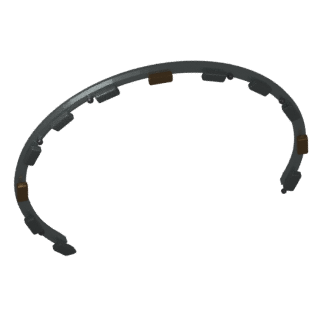
#> input picture space-battleship/assets/ui/reactor/b01/modular-core-gimbal-02.png, 320 x 320 px, given in place of modular-weapons-lit-source.png, which was not available
$ python split_work_surfaces.py
#> lines starting #> are read from the running program, lines starting #| are printed output that depends on the picture; pictures that were not available may be replaced by others from this repository, and a replacement may not be noted
"""Separate baked device illumination from the mechanical source surfaces.

Run from any directory: python assets/ui/reactor/b01/split_work_surfaces.py
The *-lit-source.png files are immutable input renders. Work PNGs contain only
the colored emissive pixels; Godot applies Owner load to them at runtime.
"""
from pathlib import Path

import numpy as np
from PIL import Image


ROOT = Path(__file__).resolve().parent
BOUNDS = {
    "weapons": (0.00, 0.17, 0.29, 0.48),
    "defence": (0.43, 0.06, 1.00, 0.84),
    "smelting": (0.34, 0.38, 0.80, 0.88),
    "condensation": (0.34, 0.12, 0.87, 0.90),
}


def build(kind: str) -> None:
#> called with kind = 'weapons'
    source = Image.open(ROOT / f"modular-{kind}-lit-source.png").convert("RGBA")
#> source is the input picture: PIL image 320x320 RGBA; mean R, G, B, A 5.3, 5.5, 5.4, 18.5
    pixels = np.asarray(source, dtype=np.float32) / 255.0
    h, w = pixels.shape[:2]
#> h = 320; w = 320
    y, x = np.mgrid[:h, :w]
    u = (x + 0.5) / w
    v = (y + 0.5) / h
    r, g, b, alpha = (pixels[:, :, i] for i in range(4))
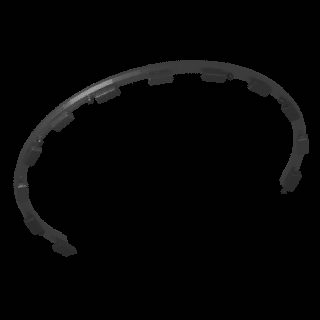
#> r: shape (320, 320) float32; min 0, max 0.635, mean 0.0209
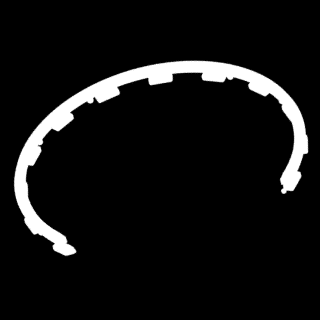
#> alpha: shape (320, 320) float32; min 0, max 1, mean 0.0727

    if kind == "defence":
        # The blue shield field is inside its real circular rim. Metal and
        # glass outside the dish retain their source colors and highlights.
        region = np.clip((1.0 - np.sqrt(((u - .77) / .30) ** 2 + ((v - .43) / .45) ** 2)) * 9.0, 0, 1)
        chroma = np.clip((b - r * 1.06) * 5.0, 0, 1) * np.clip((b - g * .91) * 5.0, 0, 1)
        strength = .98
    elif kind == "smelting":
        # Only the furnace throat and the molten channel, not the amber
        # fasteners and pipework on the machine's outer body.
        throat = np.clip((1.0 - np.sqrt(((u - .53) / .20) ** 2 + ((v - .61) / .30) ** 2)) * 7.0, 0, 1)
        region = throat
        chroma = np.clip((r - b * 1.15) * 5.0, 0, 1) * np.clip((r - g * .88) * 5.0, 0, 1)
        strength = .97
    elif kind == "condensation":
        # Glass shell and metal cage remain; violet crystal emissive faces
        # and their immediate reflections move to the load-driven surface.
        chamber = np.clip((1.0 - np.sqrt(((u - .60) / .30) ** 2 + ((v - .52) / .49) ** 2)) * 8.0, 0, 1)
        region = chamber
        chroma = np.clip((b - g * 1.04) * 5.0, 0, 1) * np.clip((r - g * 1.01) * 4.0, 0, 1)
        strength = .98
    else:
        # Gun metal stays warm; only the muzzle's inner amber charge is
        # removed from the idle surface.
        muzzle = np.maximum(
            np.clip((1.0 - np.sqrt(((u - .075) / .09) ** 2 + ((v - .275) / .07) ** 2)) * 5.0, 0, 1),
            np.clip((1.0 - np.sqrt(((u - .105) / .09) ** 2 + ((v - .39) / .07) ** 2)) * 5.0, 0, 1),
        )
        region = muzzle
        chroma = np.clip((r - b * 1.5) * 2.7, 0, 1) * np.clip((r - g * 1.08) * 3.5, 0, 1)
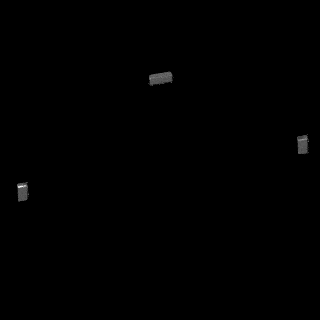
#> chroma: shape (320, 320) float32; min 0, max 0.0635, mean 0.000133; drawn with min black and max white
        strength = .80

    x0, y0, x1, y1 = BOUNDS[kind]
    bounds_mask = (u >= x0) & (u <= x1) & (v >= y0) & (v <= y1)
    mask = np.clip(region * chroma * strength * bounds_mask * alpha, 0, 1)
#> mask: shape (320, 320) float64; every value is 0

    # Preserve local shape, texture and silhouette in the idle layer. A
    # restrained neutral response reads as unpowered glass/hot metal.
    luma = r * .23 + g * .68 + b * .09
    if kind == "defence":
        neutral = np.stack((luma * .48, luma * .60, luma * .67), axis=-1)
    elif kind == "condensation":
        neutral = np.stack((luma * .55, luma * .50, luma * .61), axis=-1)
    else:
        neutral = np.stack((luma * .61, luma * .56, luma * .51), axis=-1)
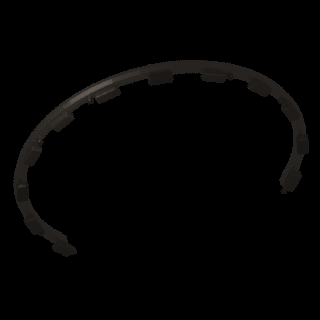
#> neutral: shape (320, 320, 3) float32; mean of channels 0, 1, 2 0.0131, 0.012, 0.011; drawn as R, G, B
    base = pixels.copy()
    base[:, :, :3] = pixels[:, :, :3] * (1 - mask[:, :, None]) + neutral * mask[:, :, None]

    # The original lit color is the emissive material map, with per-pixel
    # alpha following the removed field. No full plate or text is sampled.
    emission = np.zeros_like(pixels)
    emission[:, :, :3] = pixels[:, :, :3]
    emission[:, :, 3] = mask
    crop = (int(np.floor(x0 * w)), int(np.floor(y0 * h)), int(np.ceil(x1 * w)), int(np.ceil(y1 * h)))
#> crop = (0, 54, 93, 154)
    Image.fromarray(np.uint8(np.clip(base * 255, 0, 255))).save(ROOT / f"modular-{kind}.png")
    Image.fromarray(np.uint8(np.clip(emission * 255, 0, 255))).crop(crop).save(ROOT / f"modular-{kind}-work.png")
    print(kind, "work pixels", int((mask > .05).sum()), "crop", crop)
#| weapons work pixels 0 crop (0, 54, 93, 154)


for module in BOUNDS:
    build(module)
#> pass 2 of the loop `for module in BOUNDS:`:
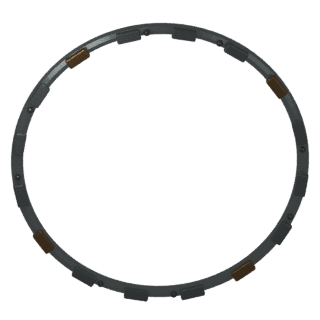
#> input picture space-battleship/assets/ui/reactor/b01/modular-core-gimbal-07.png, 320 x 320 px, given in place of modular-defence-lit-source.png, which was not available
#> in build, source is the input picture: PIL image 320x320 RGBA; mean R, G, B, A 7.7, 8, 7.8, 27.4
#> in build (call 2), `r, g, b, alpha = (pixels[:, :, i] for i in range(4))`:
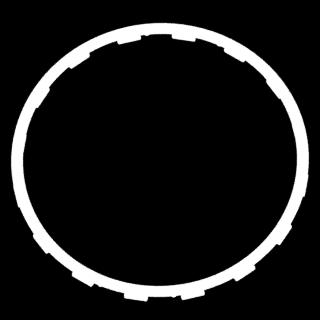
#> alpha: shape (320, 320) float32; min 0, max 1, mean 0.107
#> in build (call 2), `neutral = np.stack((luma * .48, luma * .60, luma * .67), axis=-1)`:
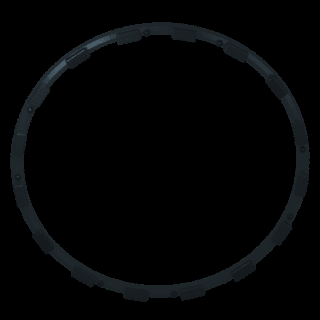
#> neutral: shape (320, 320, 3) float32; mean of channels 0, 1, 2 0.0149, 0.0186, 0.0207; drawn as R, G, B
#> base: shape (320, 320, 4) float32; mean R, G, B, A 0.0302, 0.0313, 0.0305, 0.107
#| defence work pixels 0 crop (137, 19, 320, 269)
#> (the run stopped early here; a loop or call above may not have finished)
